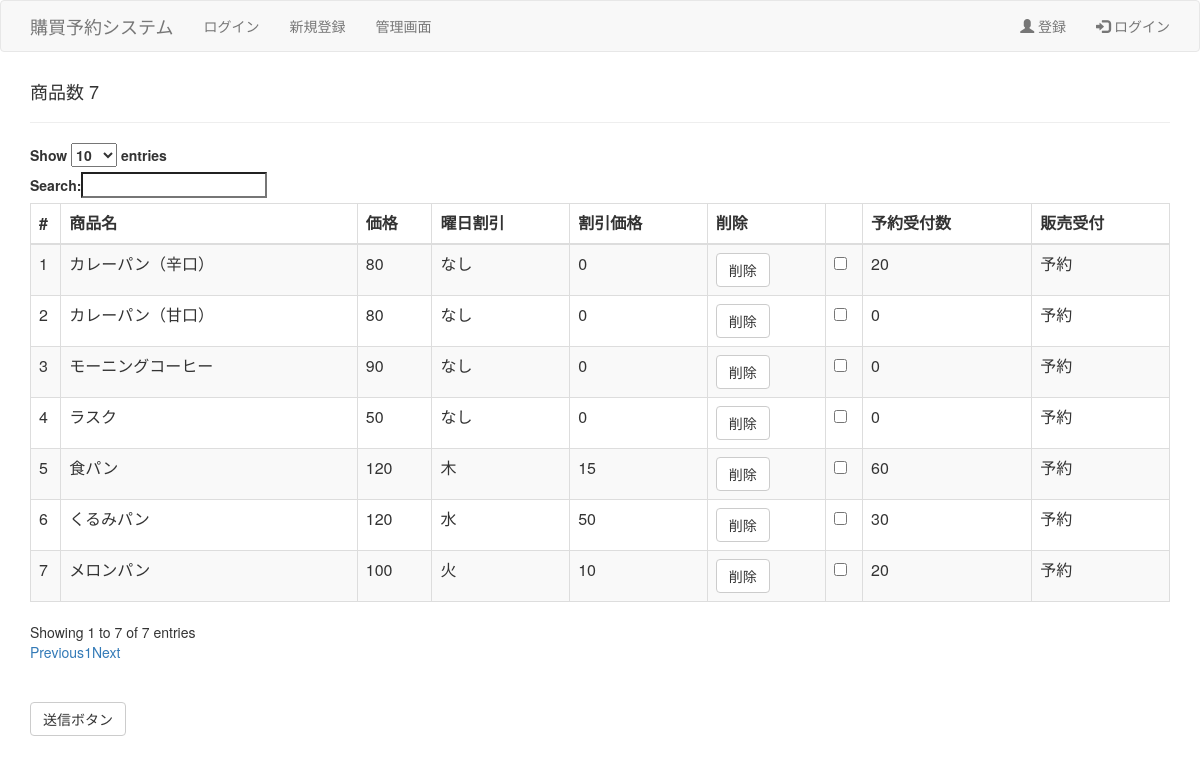
Screenshot of /console/menu_change.php with the database file from the repository.
### tables this page shows
CREATE TABLE `products` (
  `id` int(255) NOT NULL,
  `name` varchar(255) NOT NULL,
  `value` int(255) NOT NULL,
  `dis_day` int(255) NOT NULL,
  `dis_value` int(255) NOT NULL,
  `day_limit` int(255) NOT NULL,
  `status` int(255) NOT NULL,
  `category` int(255) NOT NULL,
  `comment` varchar(255) NOT NULL
);

### console/menu_change.php (the view, shortened to what this page needs)
<form action="menu_changer.php" method="post">
<?php
require("../head.php");
 ?>
<div class="container">
<table id="products" class="table table-striped table-bordered dt-responsive nowrap" cellspacing="0" width="100%">
<thead><tr><th>#</th><th>商品名</th><th>価格</th><th>曜日割引</th><th>割引価格</th><th>削除</th><th></th><th>予約受付数</th><th>販売受付</th></tr></thead>
<?php
require("../connect_db.php");
$week = array("日", "月", "火", "水", "木", "金", "土","なし");
$query = mysqli_query($link,'SELECT id,name,value,dis_day,dis_value,day_limit FROM products');
$count = 0;
echo "<tbody>";
while ($row = mysqli_fetch_assoc($query)){
  $count ++;
  echo "<tr>";
  echo "<td>",$count,"</td>";
  echo "<td>",$row["name"],"</td>";
  echo "<td>",$row["value"],"</td>";
  echo "<td>",$week[$row["dis_day"]],"</td>";
  echo "<td>",$row["dis_value"],"</td>";
  echo "<td><button class=\"btn btn-default\" type='submit' name='del' value='",$row["id"],"'>削除</button></td>";
  echo "<td><input type='checkbox' name='edit' value='".$count."'></td>";
  echo "<td>",$row["day_limit"],"</td>";
  echo "<td>予約</td>";
  echo "</tr>";
}
  echo "<h4>商品数 $count</h4><hr>";
  echo "</table>";
?>
<input class="btn btn-default" type="submit" value="送信ボタン">
</form>

### rows the page displays
products: name "カレーパン（辛口）", value "80", dis_day "なし", dis_value "0", $row["id"] 3 (drawn), day_limit "20"
products: name "カレーパン（甘口）", value "80", dis_day "なし", dis_value "0", $row["id"] 4 (drawn), day_limit "0"
products: name "モーニングコーヒー", value "90", dis_day "なし", dis_value "0", $row["id"] 6 (drawn), day_limit "0"
products: name "ラスク", value "50", dis_day "なし", dis_value "0", $row["id"] 7 (drawn), day_limit "0"
products: name "食パン", value "120", dis_day "木", dis_value "15", $row["id"] 8 (drawn), day_limit "60"
products: name "くるみパン", value "120", dis_day "水", dis_value "50", $row["id"] 9 (drawn), day_limit "30"
products: name "メロンパン", value "100", dis_day "火", dis_value "10", $row["id"] 11 (drawn), day_limit "20"

### other values shown
$count "7"
